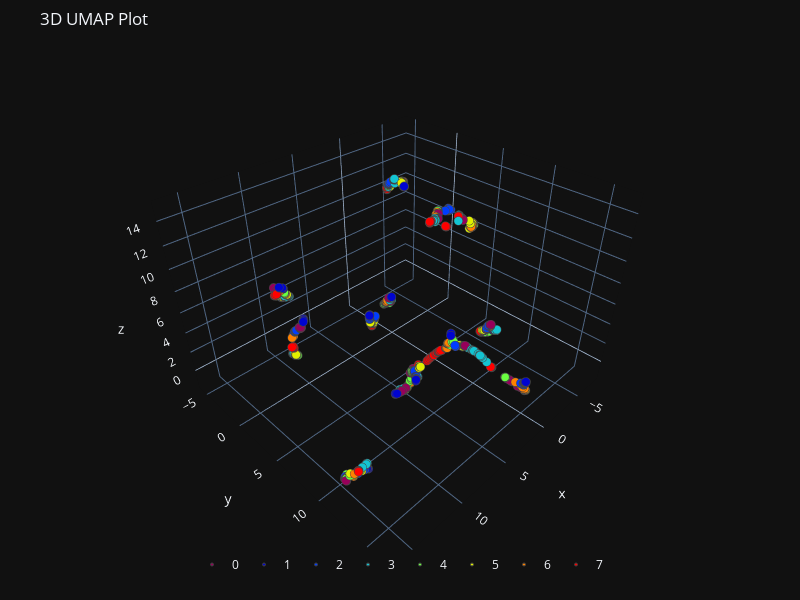

The notebook cell saved with this chart:
### Markdown cell above
### Uniform Manifold Approximation and Projection (UMAP)

UMAP uses a probabilistic framework that optimizes a low-dimensional embedding to approximate the high-dimensional data, and it emphasizes the preservation of local neighborhoods and connectivity.UMAP is particularly useful for visualizing high-dimensional data in a way that facilitates pattern recognition and data exploration, and it has become a popular alternative to t-SNE and PCA for unsupervised dimensionality reduction.

### Code cell
import umap.umap_ as umap

reducer = umap.UMAP(n_components=3, n_epochs=350)
embedding = reducer.fit_transform(x)


plot_3d(embedding[:, 0],
        embedding[:, 1],
        embedding[:, 2],
         path = os.path.join(explanatory_fMRI_dir, 'umap_3d.png'),
        y = categories[subject_id],
        title="3D UMAP Plot")
